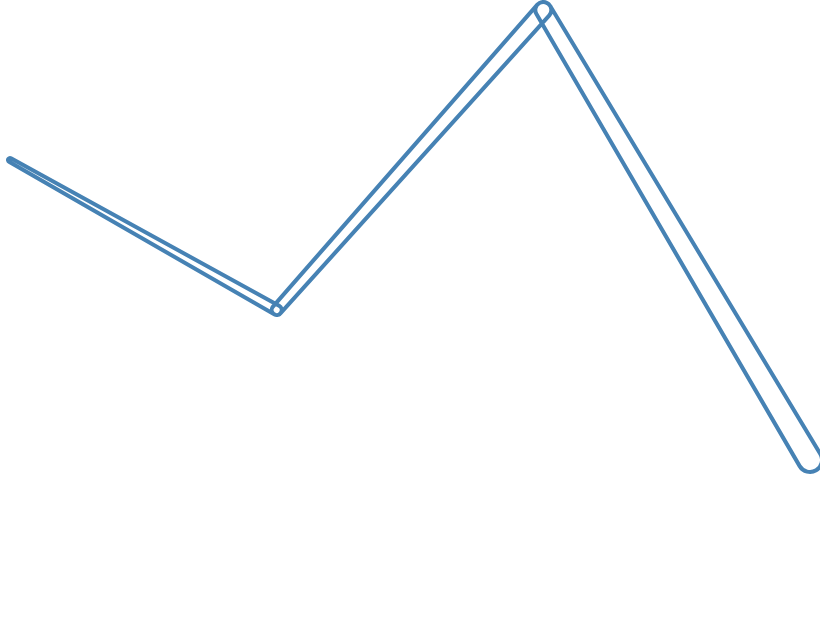

The specification (Vega-Lite) saved for this image:
### Vega specification from a JSON file in a GitHub repository (floating-point values rounded to 4 significant figures)
{"$schema": "https://vega.github.io/schema/vega/v6.json", "width": 400, "height": 300, "padding": 5, "autosize": "none", "data": [{"name": "table", "values": [{"x": 0, "y": 150, "s": 2}, {"x": 100, "y": 100, "s": 5}, {"x": 200, "y": 200, "s": 8}, {"x": 300, "y": 50, "s": 12}]}], "scales": [{"name": "x", "type": "linear", "domain": {"data": "table", "field": "x"}, "range": "width"}, {"name": "y", "type": "linear", "domain": {"data": "table", "field": "y"}, "range": [{"signal": "height"}, 0]}], "marks": [{"type": "trail", "from": {"data": "table"}, "encode": {"update": {"x": {"scale": "x", "field": "x"}, "y": {"scale": "y", "field": "y"}, "stroke": {"value": "steelblue"}, "strokeWidth": {"field": "s"}, "size": {"field": "s"}}}}]}
